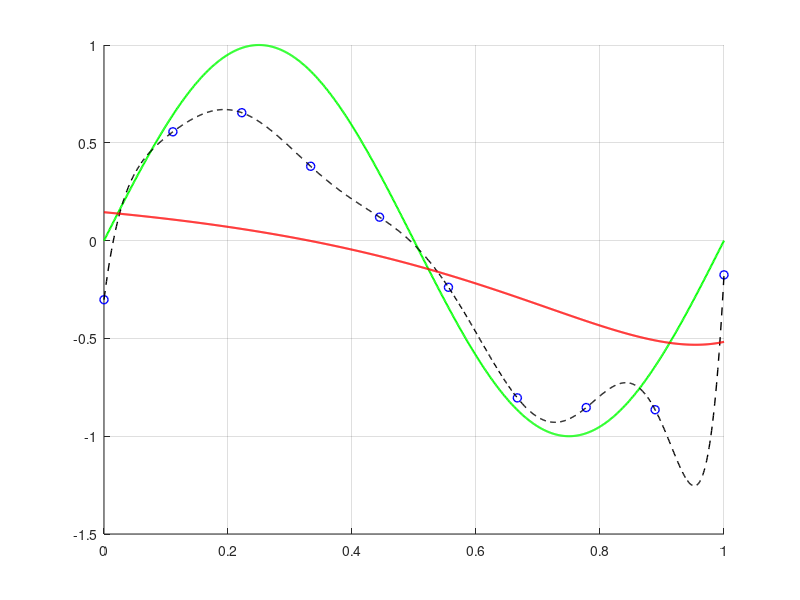

This chart was generated by the following MATLAB code: (Note: this script raises an error after producing the figure.)
%%%%% PRMLゼミ資料 %%%%%
% 1.1節関連
% 図1.7 関連

clear;
clc;
close all;

rng(11);

%% 人工データの生成
N = 10;
x = linspace(0,1,N);
t = sin(2*pi*x) + 0.3 * randn(1,N);

%% 多項式曲線フィッティングの実装 ~ 重みの計算 ~ 
% w1 : 正則化なしの場合の重み
% w2 : 正則化ありの場合の重み
M = 9; 
lambda = exp(0);
x_matrix = [ones(N,1), zeros(N,M)];

for i = 1:M
    x_matrix(:,i+1) = transpose(x).^(i);
end

w1 = (transpose(x_matrix) * x_matrix) \ (transpose(x_matrix) * transpose(t));
w2 = (transpose(x_matrix) * x_matrix + lambda * eye(M+1)) \ (transpose(x_matrix) * transpose(t));

%% 計算した重みを用いて予測して、プロット
% w1 : 正則化なしの場合の推定結果
% w2 : 正則化ありの場合の推定結果
X = linspace(0,1,N*100);
X_matrix = [ones(N*100,1), zeros(N*100,M)];
for i = 1:M
    X_matrix(:,i+1) = transpose(X).^(i);
end

y1 = X_matrix * w1;
y2 = X_matrix * w2;

figure(1);
hold on;
grid on;
scatter(x,t,'b','LineWidth',1);
plot(X,sin(2*pi*X),'g','LineWidth',1.5);
plot(X,y1,'k--','LineWidth',1);
plot(X,y2,'r','LineWidth',1.5);
%xlabel('x');
%ylabel('t');
title('M = ' + string(M) + ' の場合 （ln \lambda = ' + string(log(lambda)) + '）');
legend('データ点','真の曲線','予測結果 (正則化なし)','予測結果 (正則化あり )',...
    'Location','SouthWest');
set(gca,'FontSize',16);
xlim([-0.02 1.02]);
ylim([-2 1.5]);